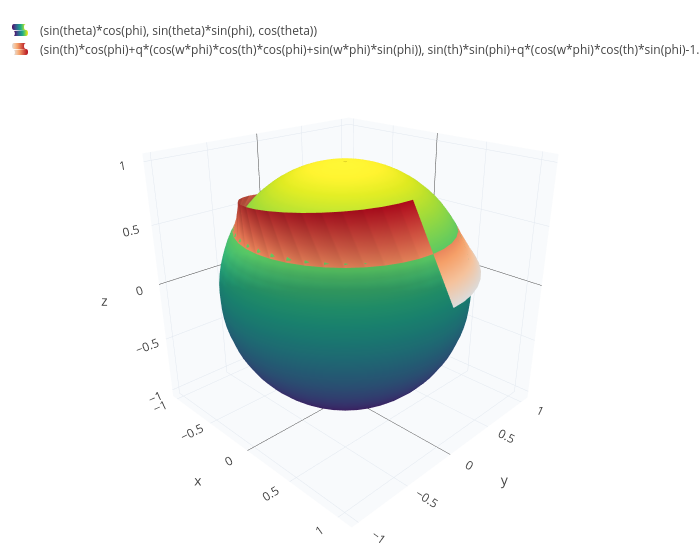

This figure's notebook cell:
### Markdown cell above
### Seeing it in 3D

Here is the transported vector drawn as a ribbon above the sphere: at each point of the circle, the ribbon edge shows
where the vector points. Where the ribbon starts and ends (at the front), the arrow has flipped.

### Code cell
r = 1;
w = cos(th);
ball = surface(sin(theta)*cos(phi), sin(theta)*sin(phi), cos(theta), theta, 0, pi, phi, 0, 2*pi);
ribbon = surface(sin(th)*cos(phi) + q*(cos(w*phi)*cos(th)*cos(phi) + sin(w*phi)*sin(phi)), sin(th)*sin(phi) + q*(cos(w*phi)*cos(th)*sin(phi) - sin(w*phi)*cos(phi)), cos(th) - q*cos(w*phi)*sin(th), phi, 0, 2*pi, q, 0, 0.4);
show(ball, ribbon)

### Figure 1 — Plotly figure (JSON) as saved in the notebook; plotly's stock layout.template omitted (floating-point values rounded to 4 significant figures; data arrays with more than 128 entries replaced by an {"elided": "..."} marker saying what was removed)
{"data": [{"colorscale": "Viridis", "name": "(sin(theta)*cos(phi), sin(theta)*sin(phi), cos(theta))", "opacity": 1, "showlegend": true, "showscale": false, "type": "surface", "x": {"elided": "41x41 float values"}, "y": {"elided": "41x41 float values"}, "z": {"elided": "41x41 float values"}}, {"colorscale": "Reds", "name": "(sin(th)*cos(phi)+q*(cos(w*phi)*cos(th)*cos(phi)+sin(w*phi)*sin(phi)), sin(th)*sin(phi)+q*(cos(w*phi)*cos(th)*sin(phi)-1.0*sin(w*phi)*cos(phi)), cos(th)-1.0*q*cos(w*phi)*sin(th))", "opacity": 1, "showlegend": true, "showscale": false, "type": "surface", "x": {"elided": "41x41 float values"}, "y": {"elided": "41x41 float values"}, "z": {"elided": "41x41 float values"}}], "layout": {"height": 560, "legend": {"x": 0.01, "y": 0.99}, "margin": {"b": 0, "l": 0, "r": 0, "t": 10}, "scene": {"aspectmode": "data", "camera": {"eye": {"x": 1.6, "y": -1.6, "z": 1.0}}, "xaxis": {"backgroundcolor": "#f8fafc", "gridcolor": "#e2e8f0", "showbackground": true, "title": {"text": "x"}}, "yaxis": {"backgroundcolor": "#f8fafc", "gridcolor": "#e2e8f0", "showbackground": true, "title": {"text": "y"}}, "zaxis": {"backgroundcolor": "#f8fafc", "gridcolor": "#e2e8f0", "showbackground": true, "title": {"text": "z"}}}, "showlegend": true, "title": {"text": ""}, "width": 700}}
